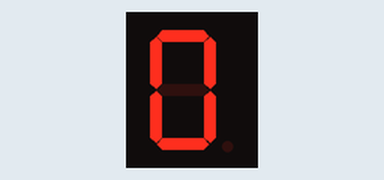
Bench run of a sketch on a simulated Arduino Uno, built with avr-gcc and run on an emulated ATmega328P. Parts: 1-digit seven-segment display. Wiring (inferred from the names in the program): 1-digit 7-segment display, segments lit when HIGH: segments pin 4, pin 5, pin 6, pin 7, pin 8, pin 9, pin 10, pin 11. The segment pins are drawn as the display they are named for; what the sketch prints to the serial monitor is not drawn.

Above: at 0.1 s.
At 10.05 s:
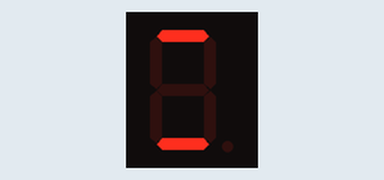
At 10.65 s:
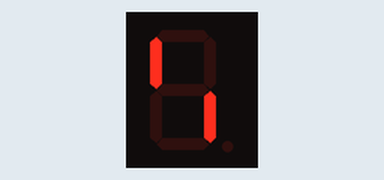
At 11.25 s:
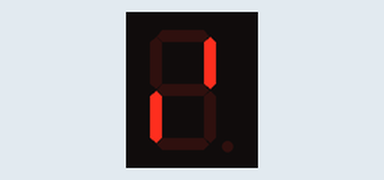
At 11.85 s:
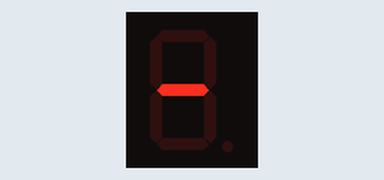
At 12.45 s:
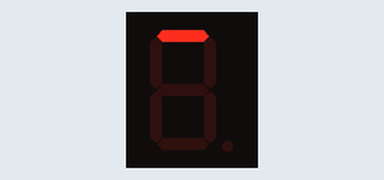

The sketch:

Exercice1.ino
```cpp
// DISPLAY
const int pins[] = {4, 5, 6, 7, 8, 9, 10, 11};  // Array des numéros de pin pour chaque lumiere de display
enum {A, B, C, D, E, F, G, DP};  // referencement

void setup() {
  Serial.begin(9600);  // init
  for (int i = 0; i < 8; i++) {  // init setup des leds
    pinMode(pins[i], OUTPUT);
  }
}

void loop() {
  showSequence();
}

// power off tous les segments du display
void lightReset() {
  for (int i = 0; i < 8; i++) {
    digitalWrite(pins[i], 0);  // power off chaque segment
  }
}


 void displayNumber(bool segments[7]) { // il y a 7 segments de led a show ou unshow
  lightReset();
  for (int i = 0; i < 7; i++) {
    digitalWrite(pins[i], segments[i]);  // active ou désactive chaque segment selon le pattern du chiffre
  }
}

// Afficher les chiffres
void sequence(int num) {
  bool segments[10][7] = {   // [10] -- 10 arrays, [7] -- 7 segments a power on
    {1, 1, 1, 1, 1, 1, 0},  // 0
    {0, 1, 1, 0, 0, 0, 0},  // 1
    {1, 1, 0, 1, 1, 0, 1},  // 2
    {1, 1, 1, 1, 0, 0, 1},  // 3
    {0, 1, 1, 0, 0, 1, 1},  // 4
    {1, 0, 1, 1, 0, 1, 1},  // 5
    {1, 0, 1, 1, 1, 1, 1},  // 6
    {1, 1, 1, 0, 0, 0, 0},  // 7
    {1, 1, 1, 1, 1, 1, 1},  // 8
    {1, 1, 1, 1, 0, 1, 1}   // 9
  };

  displayNumber(segments[num]);
  delay(1000);
  lightReset();
}


void showSequence() {
  for (int i = 0; i <= 9; i++) {
    sequence(i);
  }

  for (int i = 0; i < 5; i++) {
    sequenceBonusMaster();
  }
  Serial.println("loop done");
}

// BONUS
void sequenceBonusMaster() {
  sequenceBonus();
  delay(100);
  sequenceBonusDeux();
  delay(100);
  sequenceBonusTrois();
  delay(100);
  seqBonusQuattre();
  delay(100);
  seqBonusCinq();
  delay(100);
  seqBonusSix();
}

void sequenceBonus() {
  lightReset();
  digitalWrite(pins[A], 1);
  digitalWrite(pins[D], 1);
}

void sequenceBonusDeux() {
  lightReset();
  digitalWrite(pins[F], 1);
  digitalWrite(pins[C], 1);
}

void sequenceBonusTrois() {
  lightReset();
  digitalWrite(pins[B], 1);
  digitalWrite(pins[E], 1);
}


void seqBonusQuattre() {
  lightReset();
  digitalWrite(pins[G], 1);
}

void seqBonusCinq() {
  lightReset();
  digitalWrite(pins[A], 1);
}

void seqBonusSix() {
  lightReset();
  digitalWrite(pins[D], 1);
}
```

Measured:
- by itself, everything shown: repeats every 12.5 s, in 35 steps
